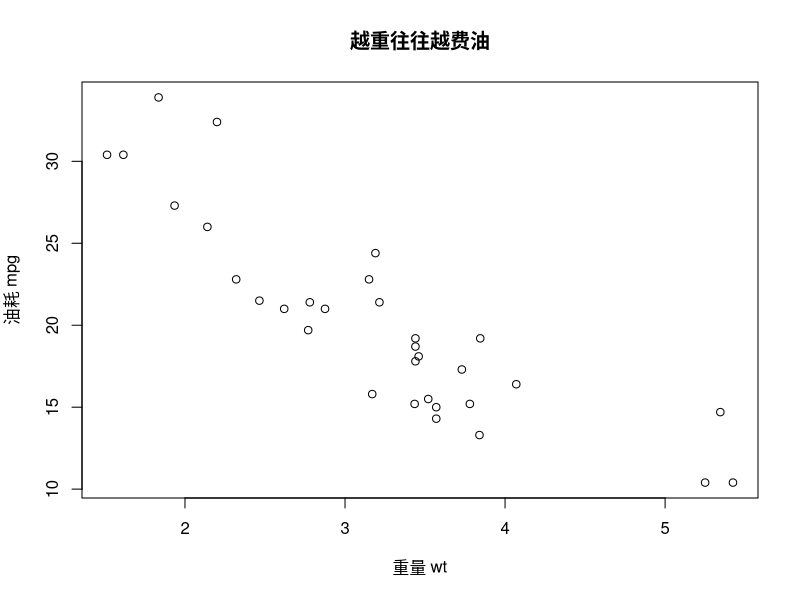

This chart was generated by the following R code:
## ---- chunk 1
head(mtcars[, c("mpg", "wt")])
## ---- chunk 2
plot(mtcars$wt, mtcars$mpg,
     xlab = "重量 wt", ylab = "油耗 mpg",
     main = "越重往往越费油")
## ---- chunk 3
cor(mtcars$wt, mtcars$mpg)
